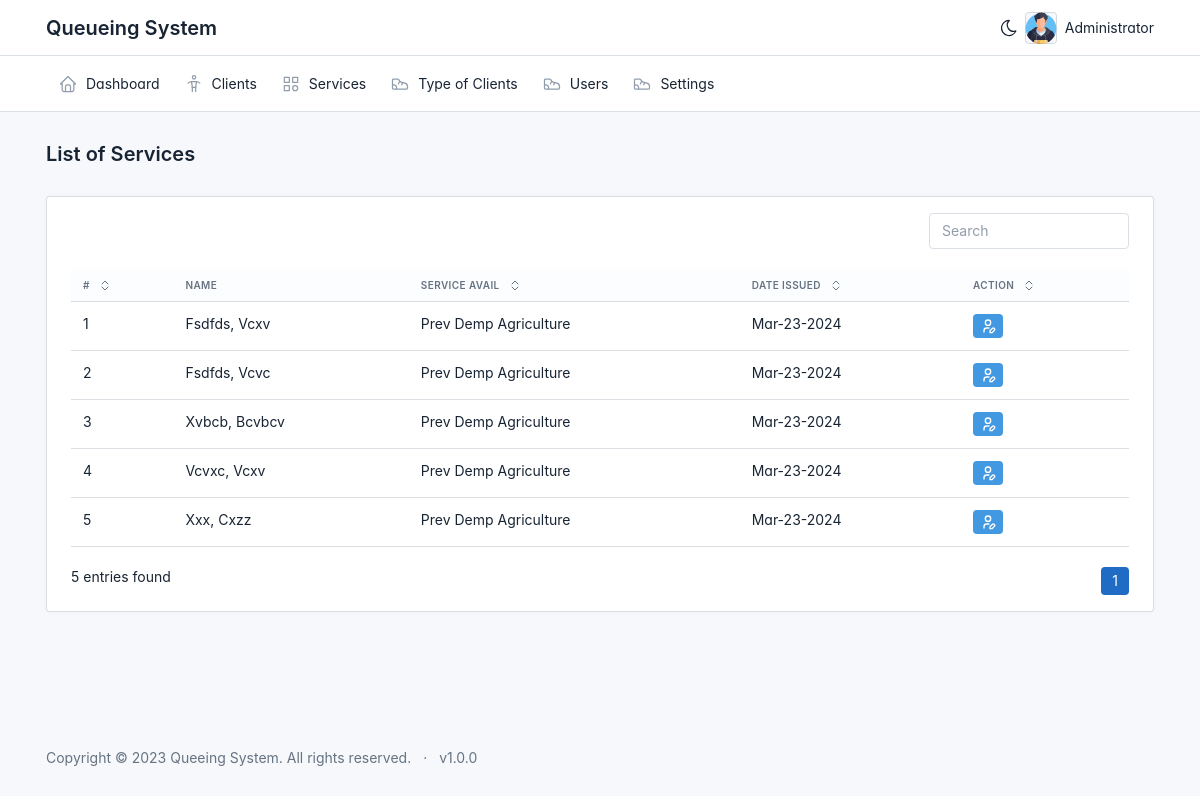
Page /admin/client.php (signed in) on the committed database.
### tables this page shows
CREATE TABLE IF NOT EXISTS `services` (
  `services_id` int NOT NULL AUTO_INCREMENT,
  `service_title` varchar(100) NOT NULL,
  `service_description` varchar(200) NOT NULL,
  `image` varchar(100) NOT NULL,
  `status` int NOT NULL DEFAULT '1',
  PRIMARY KEY (`services_id`)
);

CREATE TABLE IF NOT EXISTS `clients` (
  `client_id` int NOT NULL AUTO_INCREMENT,
  `first_name` varchar(100) NOT NULL,
  `last_name` varchar(100) NOT NULL,
  `sex` varchar(100) NOT NULL,
  `age` int NOT NULL,
  `address` varchar(300) NOT NULL,
  `ticket_id` int NOT NULL,
  `type_client_id` int NOT NULL,
  `date_application` datetime NOT NULL DEFAULT CURRENT_TIMESTAMP,
  PRIMARY KEY (`client_id`)
);

### admin/client.php (the view, shortened to what this page needs)
<?php
include '../drivers/connection.php';
?>
<!DOCTYPE html>
<html lang="en">
<?php include '../static/nav/head.php' ?>
<body>
  <div class="page">
    <?php include '../static/nav/topbar.php' ?>
    <?php include '../static/nav/navbar.php' ?>
    <div class="page-wrapper">
      <div class="page-header d-print-none">
        <div class="container-xl">
          <div class="row g-2 align-items-center">
            <div class="col">
              <h2 class="page-title">List of Services</h2>
            </div>
          </div>
        </div>
      </div>
      <div class="page-body">
        <div class="container-xl">
          <div class="card">
            <div class="card-body">
              <div id="listjs">
                <div class="d-flex align-items-center justify-content-end">
                  <div class="flex-shrink-0">
                    <input class="form-control listjs-search" id="search-input" placeholder="Search" style="max-width: 200px;" />
                  </div>
                </div>
                <br>
                <div id="table-default" class="table-responsive">
                  <table class="table" id="tables">
                    <thead>
                      <tr>
                        <th>
                          <button class="table-sort" data-sort="sort-id">
                            #
                          </button>
                        </th>
                        <th>
                          Name
                        </th>
                        <th>
                          <button class="table-sort" data-sort="sort-name">
                            Service Avail
                          </button>
                        </th>
                        <th>
                          <button class="table-sort" data-sort="sort-name">
                            Date Issued
                          </button>
                        </th>
                        <th>
                          <button class="table-sort">
                            Action
                          </button>
                        </th>
                      </tr>
                    </thead>
                    <tbody class="table-tbody">
                      <?php
                      $sql = "SELECT
                      CONCAT(b.first_name,', ',b.last_name) as fname,
                      c.service_title,
                      b.date_application,
                      b.client_id
                      FROM
                      tickets a
                      INNER JOIN clients b ON a.ticket_id = b.ticket_id INNER JOIN services c ON c.services_id = a.service_id";
                      $rs = $conn->query($sql);
                      $i = 1;
                      foreach ($rs as $rows) { ?>
                        <tr>
                          <td><?php echo $i++; ?></td>
                          <td class="text-capitalize"><?php echo $rows['fname'] ?></td>
                          <td><?php echo $rows['service_title'] ?></td>
                          <td><?php echo date('M-d-Y', strtotime($rows['date_application'])) ?></td>
                          <td>
                            <a href="#" class="badge bg-info detail">
                            </a>
                          </td>
                        </tr>
                      <?php } ?>
                    </tbody>
                  </table>
                  <br>
                  <div class="btn-toolbar">
                    <p class="mb-0" id="listjs-showing-items-label">Showing 0 items</p>
                    <ul class="pagination ms-auto mb-0"></ul>
                  </div>
                </div>
              </div>
            </div>
          </div>
        </div>
      </div>
      <?php include '../static/nav/footer.php'; ?>
    </div>
  </div>
</body>
</html>

### static/nav/head.php (style rules this page uses)
:root { --tblr-font-sans-serif: "Inter Var", -apple-system, BlinkMacSystemFont, San Francisco, Segoe UI, Roboto, Helvetica Neue, sans-serif; }
body { font-feature-settings: "cv03", "cv04", "cv11"; }

### rows in the picture
services: fname "Fsdfds, Vcxv", service_title "Prev Demp Agriculture", clients.date_application "Mar-23-2024", fname "Fsdfds, Vcvc", fname "Xvbcb, Bcvbcv", fname "Vcvxc, Vcxv", fname "Xxx, Cxzz"

### other values in the picture
$_SESSION['name'] "Administrator"
